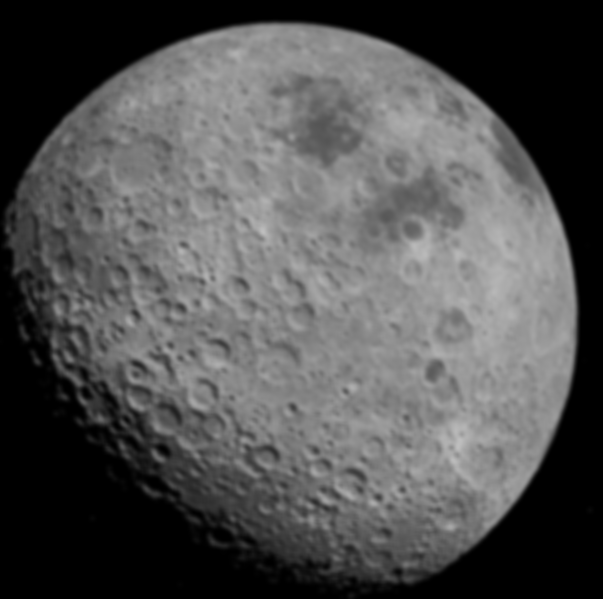
#> input picture Aulas/Semana 3/moon.tiff, 603 x 599 px
$ jupyter execute 'Realce de imagens.ipynb'
#> lines starting #> are read from the running program, lines starting #| are printed output that depends on the picture
# 1. Realce laplaciano

[cell 1]
import numpy as np
import matplotlib.pyplot as plt
from scipy.signal import convolve
import scipy.ndimage as ndi

img = plt.imread('moon.tiff')
#> img is the input picture: shape (599, 603); min 0, max 190, mean 81.5
img_float = img.astype(float)
plt.figure(figsize=[6,6])
plt.imshow(img_float, 'gray')

[cell 2]
# Filtro laplaciano
filtro_lap = np.array([[0, -1, 0],
                       [-1, 4, -1],
                       [0, -1, 0]])

# Suaviza um pouco a imagem para eliminar ruídos na segunda derivada
img_smooth = ndi.gaussian_filter(img_float, sigma=1)
# Aplicação do laplaciano
img_lap = convolve(img_smooth, filtro_lap, 'same')
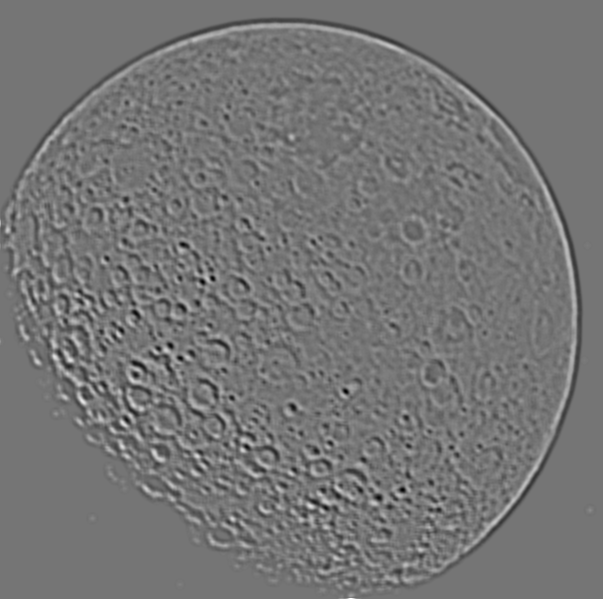
#> img_lap: shape (599, 603) float64; min -13.16, max 15.3, mean 0.000672; drawn with min black and max white
plt.figure(figsize=[6,6])
plt.imshow(img_lap, 'gray')

Definimos uma imagem com mais nitidez através da soma da imagem original e a imagem resultante da aplicação do laplaciano:

[cell 3]
c = 5
img_improv = img_float+c*img_lap
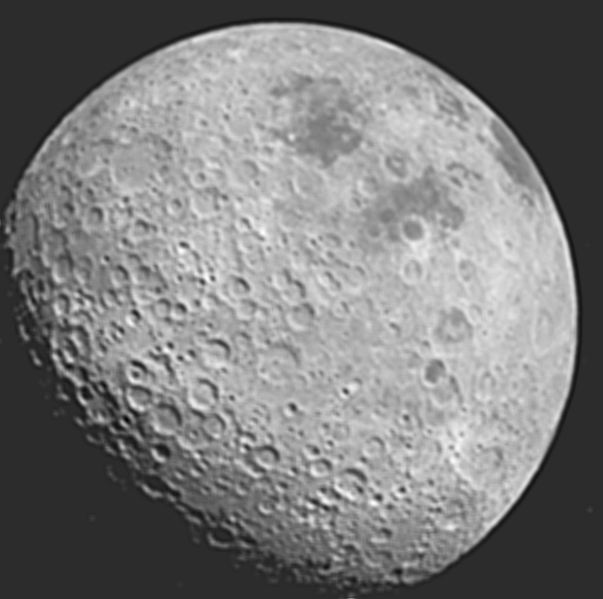
#> img_improv: shape (599, 603) float64; min -46.22, max 217.1, mean 81.5; drawn with min black and max white
plt.figure(figsize=[12, 6])
plt.subplot(1, 2, 1)
plt.imshow(img, 'gray')
plt.subplot(1, 2, 2)
plt.imshow(img_improv, 'gray')
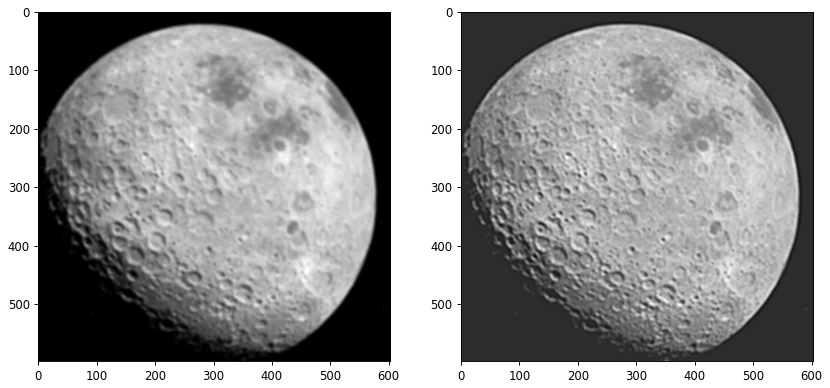
#> figure drawn by matplotlib, 2 panels

# 2. Realce highboost

Aplicamos uma suavização utilizando um valor alto de sigma para a gaussiana, e depois calculamos a diferença entre a imagem original e a suavizada

[cell 4]
img_smooth = ndi.gaussian_filter(img_float, sigma=5)
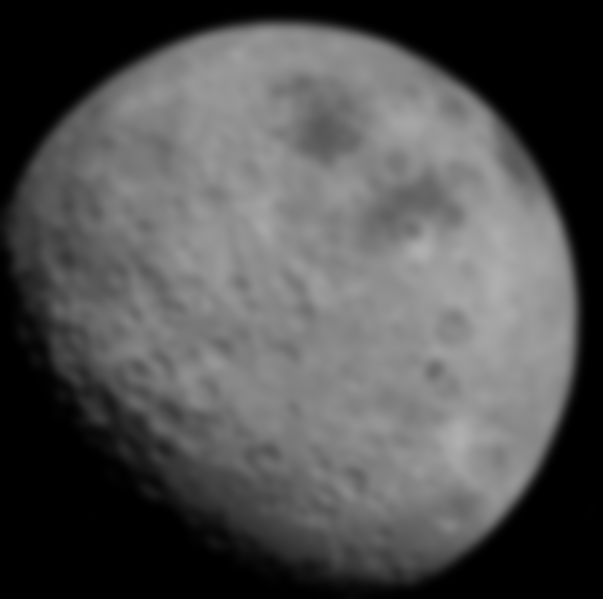
#> img_smooth: shape (599, 603) float64; min 0, max 176.1, mean 81.5
img_bord = img_float - img_smooth
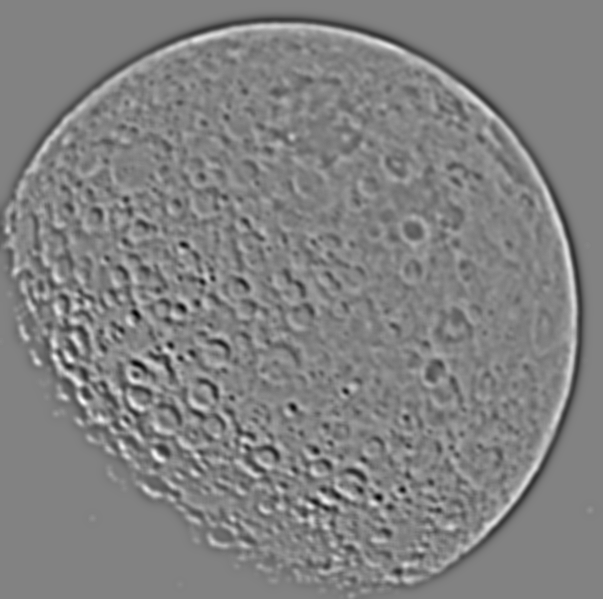
#> img_bord: shape (599, 603) float64; min -55.52, max 53.07, mean 0; drawn with min black and max white
plt.imshow(img_bord, 'gray')

A imagem com maior nitidez é definida pela soma da imagem original com a imagem diferença calculada acima

[cell 5]
c = 1
img_boosted = img_float + c*img_bord

plt.figure(figsize=[12, 6])
plt.subplot(1, 2, 1)
plt.imshow(img, 'gray')
plt.subplot(1, 2, 2)
plt.imshow(img_boosted, 'gray')

$ run again, with Aulas/Semana 3/flower.tiff copied over Aulas/Semana 3/moon.tiff
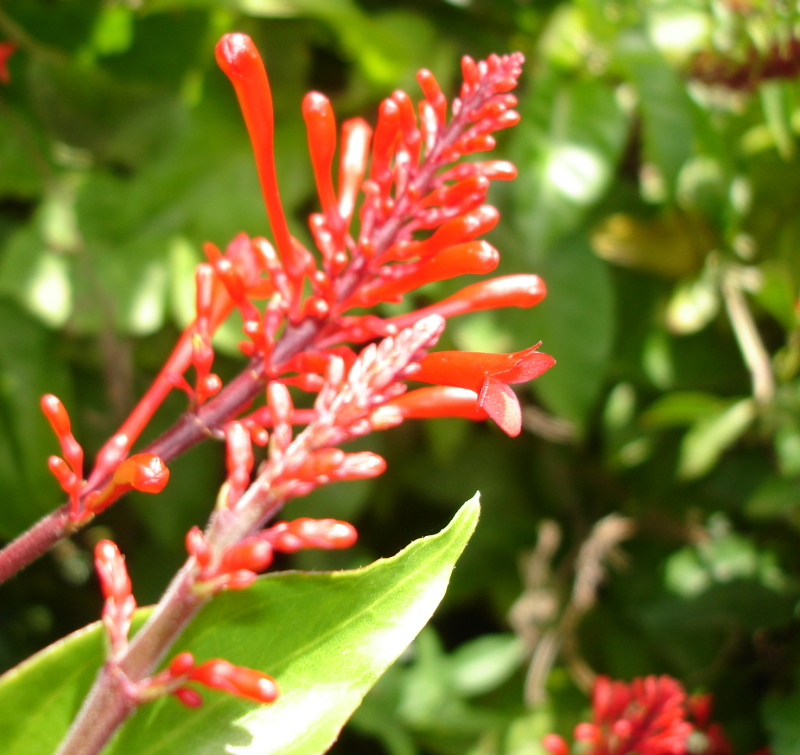
#> input picture Aulas/Semana 3/flower.tiff, 800 x 755 px
#> img is the input picture: shape (755, 800, 4); mean R, G, B, A 128.7, 114.9, 49, 255
#> `img_boosted = img_float + c*img_bord`:
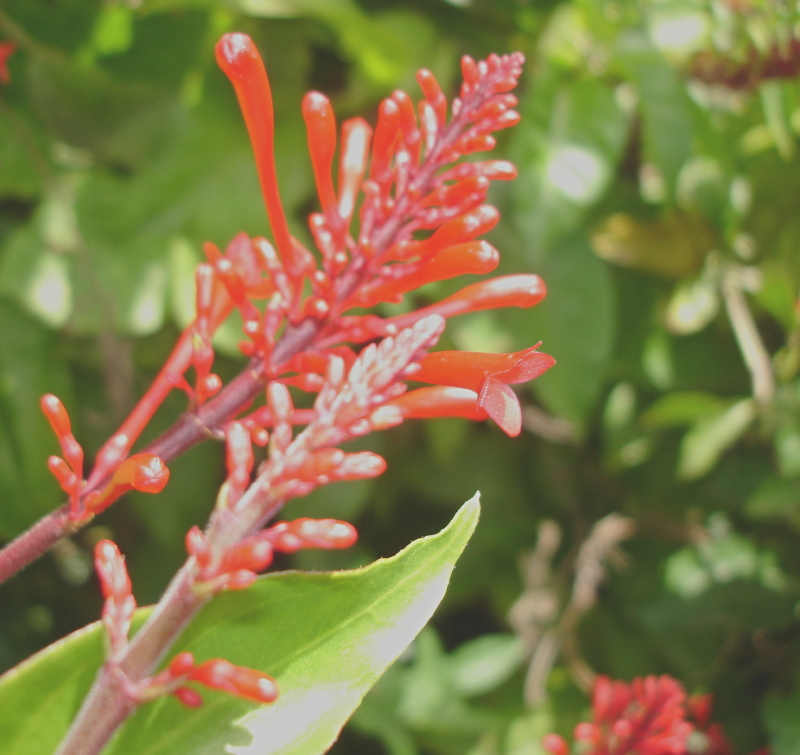
#> img_boosted: shape (755, 800, 4) float64; mean R, G, B, A 120.6, 92.8, -38.9, 373.1; transparent parts drawn white
#> `[cell 5] c = 1 img_boosted = img_float + c*img_bord  plt.figure(figsiz..`:
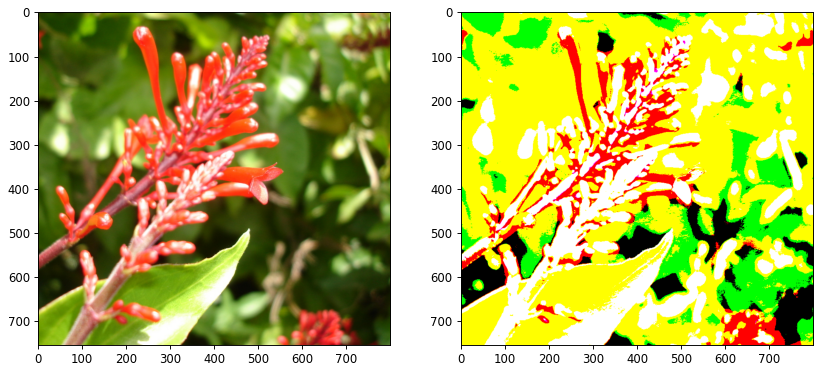
#> figure drawn by matplotlib, 2 panels
